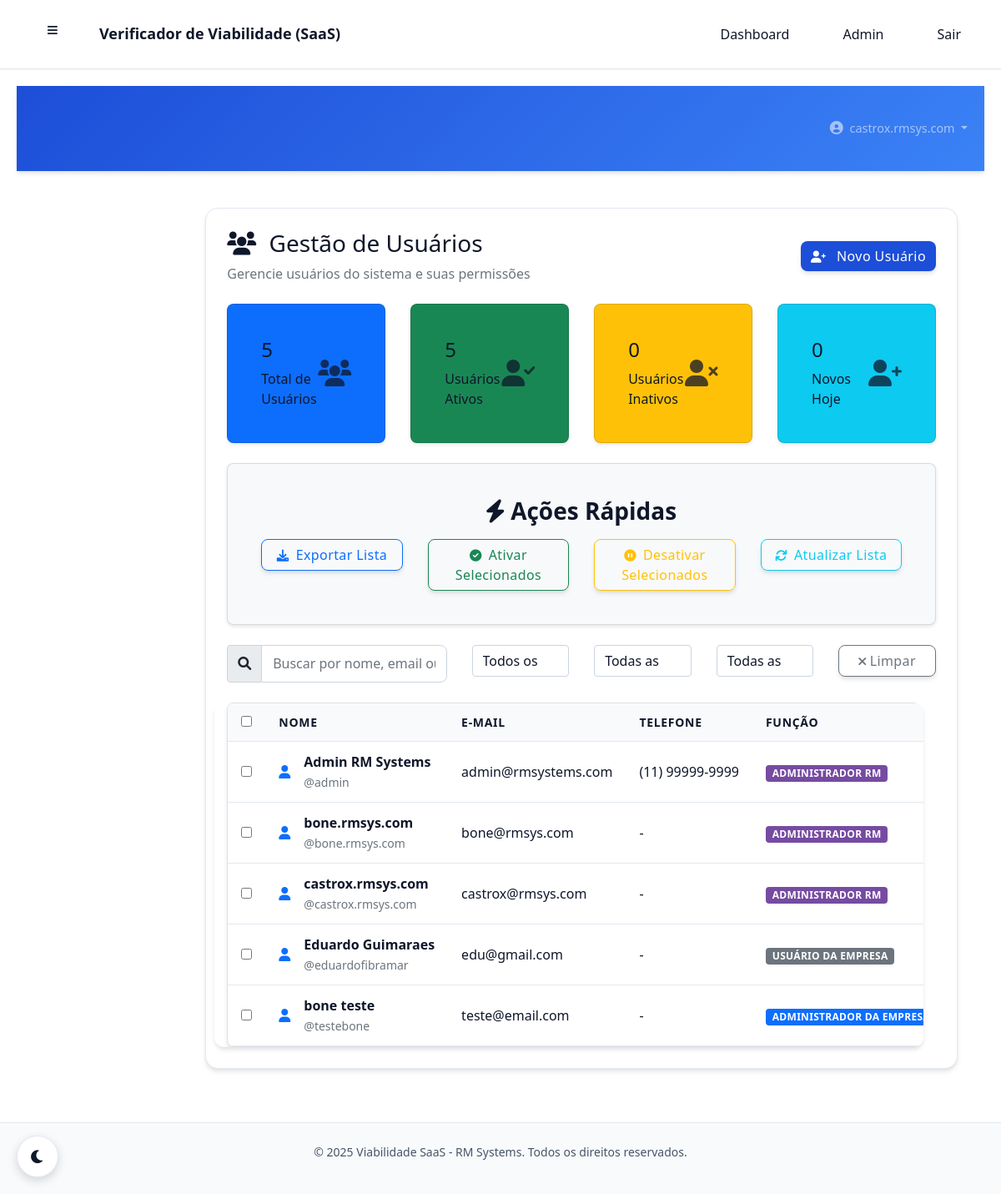
The app's page /rm/usuarios/ (signed in) with its own data.
### core/models.py (models this page shows, shortened)
class CustomUser(AbstractUser):
    USER_ROLES = [
        ('RM', 'Administrador RM'),  # Você e o Bone
        ('COMPANY_ADMIN', 'Administrador da Empresa'),  # Admin da empresa cliente
        ('COMPANY_USER', 'Usuário da Empresa'),  # Usuário comum da empresa
    ]
    role = models.CharField(
        max_length=20,
        choices=USER_ROLES,
        default='COMPANY_USER',
        verbose_name="Função"
    )
    company = models.ForeignKey(
        Company,
        on_delete=models.CASCADE,
        null=True,
        blank=True,
        related_name='users',
        verbose_name="Empresa"
    )
    phone = models.CharField(max_length=20, blank=True, verbose_name="Telefone")
    created_at = models.DateTimeField(auto_now_add=True, verbose_name="Criado em")
    updated_at = models.DateTimeField(auto_now=True, verbose_name="Atualizado em")
    class Meta:
        verbose_name = "Usuário"
        verbose_name_plural = "Usuários"
    @property
    def is_rm_admin(self):
        return self.role == 'RM'
    @property
    def is_company_admin(self):
        return self.role == 'COMPANY_ADMIN'

### core/views.py (the view)
@login_required
@rm_admin_required
def rm_user_list(request):
    q = request.GET.get('q', '').strip()
    users = CustomUser.objects.all().select_related('company').order_by('username')
    if q:
        users = users.filter(Q(username__icontains=q) | Q(email__icontains=q) | Q(first_name__icontains=q) | Q(last_name__icontains=q))
    return render(request, 'rm/users/list.html', {'users': users, 'q': q})

### templates/rm/users/list.html (shortened to what this page needs)
{% extends "base.html" %}
{% load static %}
{% block extra_head %}
<link href="https://cdn.jsdelivr.net/npm/bootstrap@5.1.3/dist/css/bootstrap.min.css" rel="stylesheet">
<link href="https://cdnjs.cloudflare.com/ajax/libs/font-awesome/6.0.0/css/all.min.css" rel="stylesheet">
{% endblock %}
{% block content %}
    <nav class="navbar navbar-expand-lg navbar-dark">
        <div class="container-fluid">
            <div class="navbar-nav ms-auto">
                <div class="nav-item dropdown">
                    <a class="nav-link dropdown-toggle" href="#" role="button" data-bs-toggle="dropdown">
                        <i class="fas fa-user-circle me-1"></i>
                        {{ user.username }}
                    </a>
                </div>
            </div>
        </div>
    </nav>
    <div class="container-fluid">
        <div class="row">
            <div class="col-md-3 col-lg-2 px-0">
            </div>
            <div class="col-md-9 col-lg-10">
                <div class="main-content">
                    <div class="content-card">
                        <div class="d-flex justify-content-between align-items-center mb-4">
                            <div>
                                <h3>
                                    <i class="fas fa-users me-2"></i>
                                    Gestão de Usuários
                                </h3>
                                <p class="text-muted mb-0">Gerencie usuários do sistema e suas permissões</p>
                            </div>
                            <a href="{% url 'rm:user_create' %}" class="btn btn-primary">
                                <i class="fas fa-user-plus me-2"></i>
                                Novo Usuário
                            </a>
                        </div>
                        <div class="row mb-4">
                            <div class="col-md-3">
                                <div class="card bg-primary text-white">
                                    <div class="card-body">
                                        <div class="d-flex justify-content-between">
                                            <div>
                                                <h4>{{ users|length }}</h4>
                                                <p class="mb-0">Total de Usuários</p>
                                            </div>
                                            <div class="align-self-center">
                                                <i class="fas fa-users fa-2x opacity-75"></i>
                                            </div>
                                        </div>
                                    </div>
                                </div>
                            </div>
                            <div class="col-md-3">
                                <div class="card bg-success text-white">
                                    <div class="card-body">
                                        <div class="d-flex justify-content-between">
                                            <div>
                                                <h4>{{ users|length }}</h4>
                                                <p class="mb-0">Usuários Ativos</p>
                                            </div>
                                            <div class="align-self-center">
                                                <i class="fas fa-user-check fa-2x opacity-75"></i>
                                            </div>
                                        </div>
                                    </div>
                                </div>
                            </div>
                            <div class="col-md-3">
                                <div class="card bg-warning text-white">
                                    <div class="card-body">
                                        <div class="d-flex justify-content-between">
                                            <div>
                                                <h4>0</h4>
                                                <p class="mb-0">Usuários Inativos</p>
                                            </div>
                                            <div class="align-self-center">
                                                <i class="fas fa-user-times fa-2x opacity-75"></i>
                                            </div>
                                        </div>
                                    </div>
                                </div>
                            </div>
                            <div class="col-md-3">
                                <div class="card bg-info text-white">
                                    <div class="card-body">
                                        <div class="d-flex justify-content-between">
                                            <div>
                                                <h4>0</h4>
                                                <p class="mb-0">Novos Hoje</p>
                                            </div>
                                            <div class="align-self-center">
                                                <i class="fas fa-user-plus fa-2x opacity-75"></i>
                                            </div>
                                        </div>
                                    </div>
                                </div>
                            </div>
                        </div>
                        <div class="row mb-4">
                            <div class="col-12">
                                <div class="card bg-light">
                                    <div class="card-body">
                                        <h6 class="card-title mb-3">
                                            <i class="fas fa-bolt me-2"></i>Ações Rápidas
                                        </h6>
                                        <div class="row">
                                            <div class="col-md-3">
                                                <button class="btn btn-outline-primary w-100" onclick="exportUsers()">
                                                    <i class="fas fa-download me-2"></i>Exportar Lista
                                                </button>
                                            </div>
                                            <div class="col-md-3">
                                                <button class="btn btn-outline-success w-100" onclick="bulkActivate()">
                                                    <i class="fas fa-check-circle me-2"></i>Ativar Selecionados
                                                </button>
                                            </div>
                                            <div class="col-md-3">
                                                <button class="btn btn-outline-warning w-100" onclick="bulkDeactivate()">
                                                    <i class="fas fa-pause-circle me-2"></i>Desativar Selecionados
                                                </button>
                                            </div>
                                            <div class="col-md-3">
                                                <button class="btn btn-outline-info w-100" onclick="refreshUsers()">
                                                    <i class="fas fa-sync me-2"></i>Atualizar Lista
                                                </button>
                                            </div>
                                        </div>
                                    </div>
                                </div>
                            </div>
                        </div>
                        <div class="row mb-4">
                            <div class="col-md-4">
                                <div class="input-group">
                                    <span class="input-group-text">
                                        <i class="fas fa-search"></i>
                                    </span>
                                    <input type="text" class="form-control" placeholder="Buscar por nome, email ou empresa..." id="searchInput">
                                </div>
                            </div>
                            <div class="col-md-2">
                                <select class="form-select" id="statusFilter">
                                    <option value="">Todos os status</option>
                                </select>
                            </div>
                            <div class="col-md-2">
                                <select class="form-select" id="roleFilter">
                                    <option value="">Todas as funções</option>
                                </select>
                            </div>
                            <div class="col-md-2">
                                <select class="form-select" id="companyFilter">
                                    <option value="">Todas as empresas</option>
                                </select>
                            </div>
                            <div class="col-md-2">
                                <button class="btn btn-outline-secondary w-100" onclick="clearFilters()">
                                    <i class="fas fa-times me-1"></i>Limpar
                                </button>
                            </div>
                        </div>
                        <div class="table-responsive">
                            <table class="table table-hover">
                                <thead>
                                    <tr>
                                        <th>
                                            <input type="checkbox" id="selectAll" onchange="toggleSelectAll()">
                                        </th>
                                        <th>Nome</th>
                                        <th>E-mail</th>
                                        <th>Telefone</th>
                                        <th>Função</th>
                                    </tr>
                                </thead>
                                <tbody>
                                    {% for u in users %}
                                        <tr>
                                            <td>
                                                <input type="checkbox" class="user-checkbox" value="{{ u.id }}">
                                            </td>
                                            <td>
                                                <div class="d-flex align-items-center">
                                                    <div class="me-3">
                                                        <i class="fas fa-user text-primary"></i>
                                                    </div>
                                                    <div>
                                                        <strong>{{ u.get_full_name|default:u.username }}</strong>
                                                        <br>
                                                        <small class="text-muted">@{{ u.username }}</small>
                                                    </div>
                                                </div>
                                            </td>
                                            <td>{{ u.email }}</td>
                                            <td>{{ u.phone|default:'-' }}</td>
                                            <td>
                                                {% if u.role == 'RM' %}
                                                    <span class="badge bg-purple role-badge" style="background-color:#764ba2">{{ u.get_role_display }}</span>
                                                {% elif u.role == 'COMPANY_ADMIN' %}
                                                    <span class="badge bg-primary role-badge">{{ u.get_role_display }}</span>
                                                {% else %}
                                                    <span class="badge bg-secondary role-badge">{{ u.get_role_display }}</span>
                                                {% endif %}
                                            </td>
                                        </tr>
                                    {% endfor %}
                                </tbody>
                            </table>
                        </div>
                    </div>
                </div>
            </div>
        </div>
    </div>
{% endblock %}

### records on screen
CustomUser: username "castrox.rmsys.com", get_full_name "castrox.rmsys.com", email "castrox@rmsys.com", phone "-", role "ADMINISTRADOR RM"
CustomUser: get_full_name "Admin RM Systems", username "admin", email "admin@rmsystems.com", phone "(11) 99999-9999", role "ADMINISTRADOR RM"
CustomUser: get_full_name "bone.rmsys.com", username "bone.rmsys.com", email "bone@rmsys.com", phone "-", role "ADMINISTRADOR RM"
CustomUser: get_full_name "Eduardo Guimaraes", username "eduardofibramar", email "edu@gmail.com", phone "-", role "USUÁRIO DA EMPRESA"
CustomUser: get_full_name "bone teste", username "testebone", email "teste@email.com", phone "-", role "ADMINISTRADOR DA…"

### other values on screen
{{ users|length }} "5"
